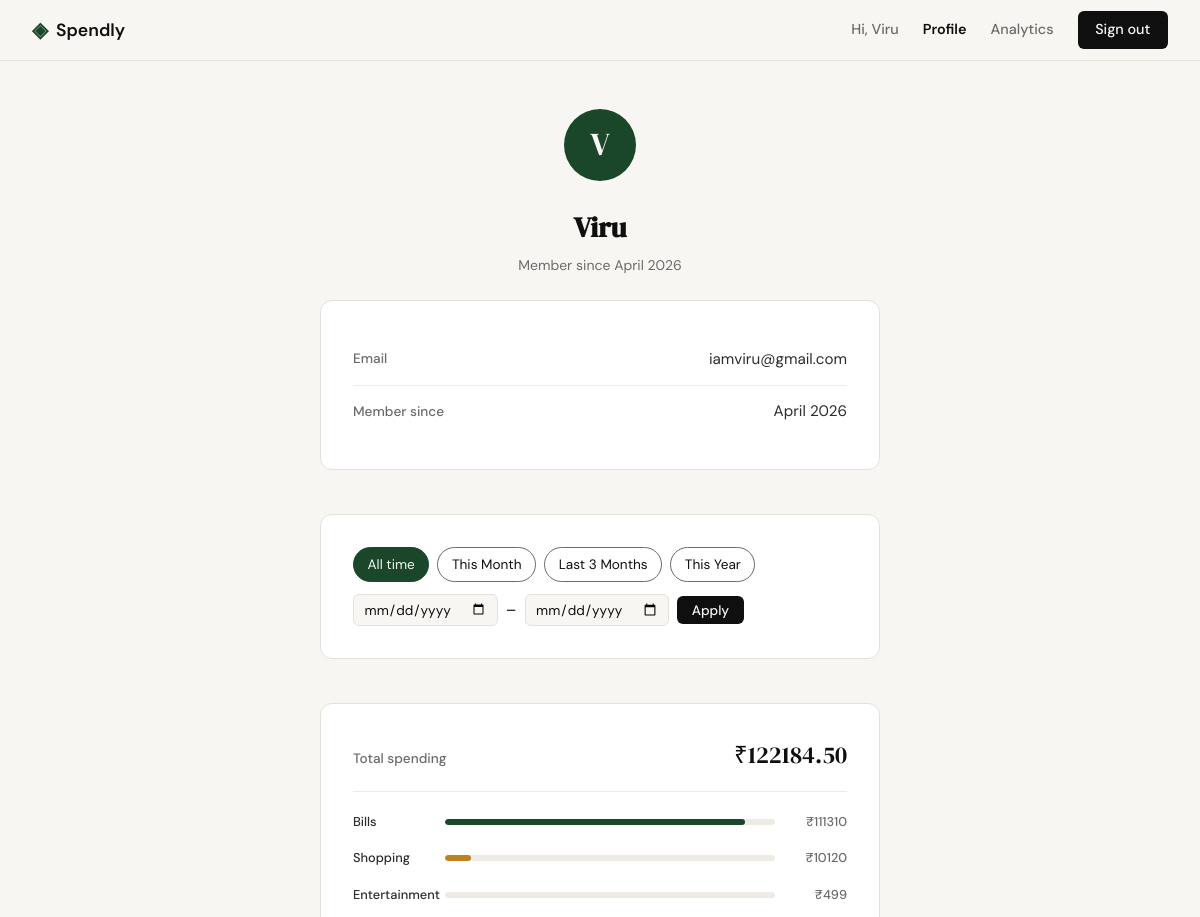
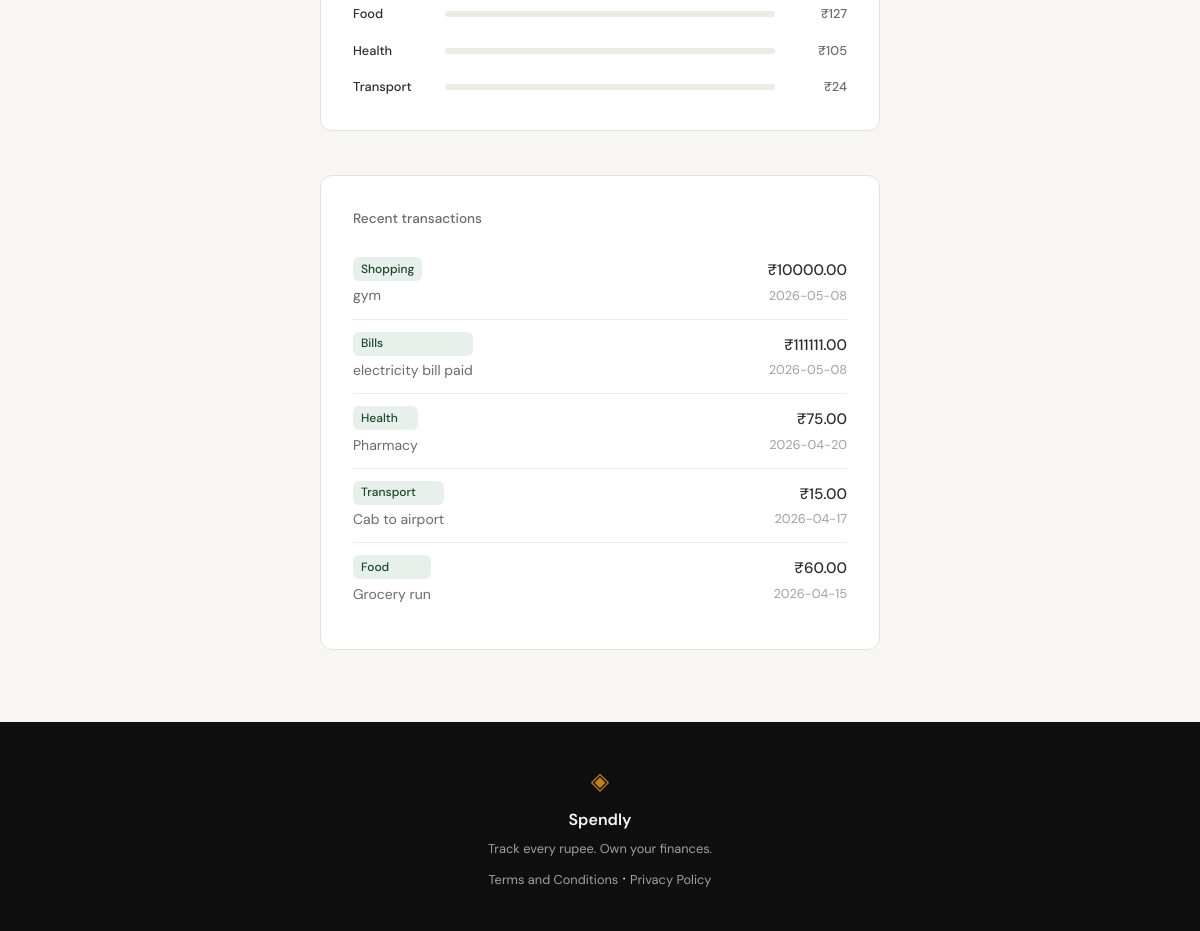
/profile (signed in), run on the app's committed database (2 pictures, top to bottom).
### tables this page shows
CREATE TABLE users (
                id            INTEGER PRIMARY KEY AUTOINCREMENT,
                name          TEXT    NOT NULL,
                email         TEXT    NOT NULL UNIQUE,
                password_hash TEXT    NOT NULL,
                created_at    TEXT    DEFAULT (datetime('now'))
            );

CREATE TABLE expenses (
                id          INTEGER PRIMARY KEY AUTOINCREMENT,
                user_id     INTEGER NOT NULL REFERENCES users(id),
                amount      REAL    NOT NULL,
                category    TEXT    NOT NULL,
                date        TEXT    NOT NULL,
                description TEXT,
                created_at  TEXT    DEFAULT (datetime('now'))
            );

### app.py (the view)
@app.route("/profile")
def profile():
    if not session.get("user_id"):
        return redirect(url_for("login"))
    uid = session["user_id"]
    db = get_db()
    user = db.execute(
        "SELECT name, email, created_at FROM users WHERE id = ?",
        (uid,)
    ).fetchone()
    if user is None:
        session.clear()
        return redirect(url_for("login"))
    member_since = datetime.strptime(user["created_at"][:10], "%Y-%m-%d").strftime("%B %Y")
    from_raw  = request.args.get("from", "")
    to_raw    = request.args.get("to", "")
    from_date = to_date = None
    try:
        if from_raw and to_raw:
            from_date = datetime.strptime(from_raw, "%Y-%m-%d").date()
            to_date   = datetime.strptime(to_raw,   "%Y-%m-%d").date()
            if from_date > to_date:
                from_date = to_date = None
    except ValueError:
        pass
    presets = _build_date_presets(date.today())
    if from_date and to_date:
        fd, td = from_date.isoformat(), to_date.isoformat()
        total_spent = db.execute(
            "SELECT COALESCE(SUM(amount), 0) FROM expenses"
            " WHERE user_id = ? AND date BETWEEN ? AND ?",
            (uid, fd, td),
        ).fetchone()[0]
        cat_rows = db.execute(
            "SELECT category, SUM(amount) as total FROM expenses"
            " WHERE user_id = ? AND date BETWEEN ? AND ?"
            " GROUP BY category ORDER BY total DESC",
            (uid, fd, td),
        ).fetchall()
        recent = db.execute(
            "SELECT amount, category, date, description FROM expenses"
            " WHERE user_id = ? AND date BETWEEN ? AND ?"
            " ORDER BY date DESC",
            (uid, fd, td),
        ).fetchall()
    else:
        total_spent = db.execute(
            "SELECT COALESCE(SUM(amount), 0) FROM expenses WHERE user_id = ?",
            (uid,),
        ).fetchone()[0]
        cat_rows = db.execute(
            "SELECT category, SUM(amount) as total FROM expenses"
            " WHERE user_id = ? GROUP BY category ORDER BY total DESC",
            (uid,),
        ).fetchall()
        recent = db.execute(
            "SELECT amount, category, date, description FROM expenses"
            " WHERE user_id = ? ORDER BY date DESC LIMIT 5",
            (uid,),
        ).fetchall()
    categories = [
        {
            "name": r["category"],
            "total": r["total"],
            "pct": round(r["total"] / total_spent * 100) if total_spent else 0,
        }
        for r in cat_rows
    ]
    return render_template("profile.html",
        user=user,
        member_since=member_since,
        total_spent=total_spent,
        categories=categories,
        recent=recent,
        from_date=from_date,
        to_date=to_date,
        presets=presets,
    )

### app.py (called while the page is built)
def _build_date_presets(today):
    m3_month = today.month - 2
    m3_year  = today.year
    if m3_month <= 0:
        m3_month += 12
        m3_year  -= 1
    return {
        "this_month":    {"from": date(today.year, today.month, 1).isoformat(), "to": today.isoformat()},
        "last_3_months": {"from": date(m3_year, m3_month, 1).isoformat(),       "to": today.isoformat()},
        "this_year":     {"from": date(today.year, 1, 1).isoformat(),            "to": today.isoformat()},
    }

### database/db.py (called while the page is built)
def get_db():
    conn = sqlite3.connect(DB_PATH)
    conn.row_factory = sqlite3.Row
    conn.execute("PRAGMA foreign_keys = ON")
    return conn

### templates/profile.html (shortened to what this page needs)
{% extends "base.html" %}
{% block content %}
<section class="profile-page">
    <div class="profile-wrap">
        <div class="profile-head">
            <div class="profile-avatar">{{ user.name[0].upper() }}</div>
            <h1 class="profile-name">{{ user.name }}</h1>
            <p class="profile-since">Member since {{ member_since }}</p>
        </div>
        <div class="auth-card">
            <div class="profile-field">
                <span class="profile-label">Email</span>
                <span class="profile-value">{{ user.email }}</span>
            </div>
            <div class="profile-field profile-field--last">
                <span class="profile-label">Member since</span>
                <span class="profile-value">{{ member_since }}</span>
            </div>
        </div>
        <div class="filter-bar auth-card">
            <div class="filter-presets">
                <a href="{{ url_for('profile') }}"
                   class="filter-preset-btn{% if not from_date %} active{% endif %}">All time</a>
                <a href="{{ url_for('profile', **{'from': presets.this_month.from, 'to': presets.this_month.to}) }}"
                   class="filter-preset-btn{% if from_date and from_date.isoformat() == presets.this_month.from %} active{% endif %}">This Month</a>
                <a href="{{ url_for('profile', **{'from': presets.last_3_months.from, 'to': presets.last_3_months.to}) }}"
                   class="filter-preset-btn{% if from_date and from_date.isoformat() == presets.last_3_months.from %} active{% endif %}">Last 3 Months</a>
                <a href="{{ url_for('profile', **{'from': presets.this_year.from, 'to': presets.this_year.to}) }}"
                   class="filter-preset-btn{% if from_date and from_date.isoformat() == presets.this_year.from %} active{% endif %}">This Year</a>
            </div>
            <form class="filter-custom" method="get" action="{{ url_for('profile') }}">
                <input type="date" name="from" class="form-input" value="{{ from_date or '' }}">
                <span>–</span>
                <input type="date" name="to" class="form-input" value="{{ to_date or '' }}">
                <button type="submit" class="btn--sm">Apply</button>
            </form>
        </div>
        {% if categories %}
        <div class="auth-card">
            <div class="profile-spend-header">
                <span class="profile-label">Total spending</span>
                <span class="profile-spend-total">&#8377;{{ "%.2f"|format(total_spent) }}</span>
            </div>
            {% set bar_mods = ['', ' mock-bar-2', ' mock-bar-3', ' mock-bar-4'] %}
            <div class="mock-bars">
                {% for cat in categories %}
                <div class="mock-bar-row">
                    <span class="mock-cat">{{ cat.name }}</span>
                    <div class="mock-bar-track">
                        <div class="mock-bar{{ bar_mods[loop.index0 % 4] }}" style="width: {{ cat.pct }}%"></div>
                    </div>
                    <span class="mock-amt">&#8377;{{ "%.0f"|format(cat.total) }}</span>
                </div>
                {% endfor %}
            </div>
        </div>
        {% endif %}
        {% if recent %}
        <div class="auth-card">
            <p class="profile-section-label">{% if from_date %}Transactions{% else %}Recent transactions{% endif %}</p>
            <div class="txn-list">
                {% for txn in recent %}
                <div class="txn-row{% if loop.last %} txn-row--last{% endif %}">
                    <div class="txn-left">
                        <span class="txn-cat">{{ txn.category }}</span>
                        <span class="txn-desc">{{ txn.description or '—' }}</span>
                    </div>
                    <div class="txn-right">
                        <span class="txn-amt">&#8377;{{ "%.2f"|format(txn.amount) }}</span>
                        <span class="txn-date">{{ txn.date }}</span>
                    </div>
                </div>
                {% endfor %}
            </div>
        </div>
        {% endif %}
    </div>
</section>
{% endblock %}

### templates/base.html (shortened to what this page needs)
<!DOCTYPE html>
<html lang="en">
<head>
    <link rel="stylesheet" href="{{ url_for('static', filename='css/style.css') }}">
</head>
<body>
    <nav class="navbar">
        <div class="nav-inner">
            <a href="{{ url_for('landing') }}" class="nav-brand">
                <span class="brand-icon">◈</span>
                <span class="brand-name">Spendly</span>
            </a>
            <div class="nav-links">
                {% if session.get('user_id') %}
                    <span class="nav-greeting">Hi, {{ session['user_name'] }}</span>
                    <a href="{{ url_for('profile') }}" {% if request.endpoint == 'profile' %}style="color:var(--ink);font-weight:600;"{% endif %}>Profile</a>
                    <a href="{{ url_for('analytics') }}" {% if request.endpoint == 'analytics' %}style="color:var(--ink);font-weight:600;"{% endif %}>Analytics</a>
                    <a href="{{ url_for('logout') }}" class="nav-cta">Sign out</a>
                {% else %}
                    <a href="{{ url_for('login') }}">Sign in</a>
                    <a href="{{ url_for('register') }}" class="nav-cta">Get started</a>
                {% endif %}
            </div>
        </div>
    </nav>
    <main class="main-content">
        {% block content %}{% endblock %}
    </main>
    <footer class="footer">
        <div class="footer-inner">
            <span class="brand-icon">◈</span>
            <span class="footer-name">Spendly</span>
            <p class="footer-copy">Track every rupee. Own your finances.</p>
            <p><a href="/terms">Terms and Conditions</a> &middot; <a href="/privacy">Privacy Policy</a></p>
        </div>
    </footer>
</body>
</html>

### data on the page
users: user_name "Viru", name "V", name "Viru", email "iamviru@gmail.com"
expenses: category "Shopping", description "gym", amount "10000.00", date "2026-05-08"
expenses: category "Bills", description "electricity bill paid", amount "111111.00", date "2026-05-08"
expenses: category "Health", description "Pharmacy", amount "75.00", date "2026-04-20"
expenses: category "Transport", description "Cab to airport", amount "15.00", date "2026-04-17"
expenses: category "Food", description "Grocery run", amount "60.00", date "2026-04-15"

### other printed values
{{ member_since }} "April 2026"
{{ "%.2f"|format(total_spent) }} "122184.50"
{{ cat.name }} "Bills" "Shopping" "Entertainment" "Food" "Health" "Transport"
{{ "%.0f"|format(cat.total) }} "111310" "10120" "499" "127" "105" "24"
